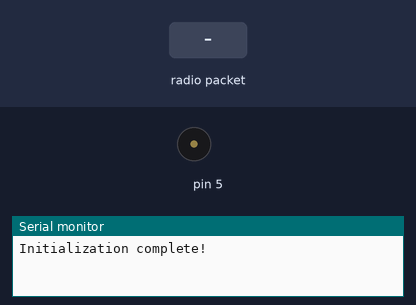
This sketch was run on a simulated Arduino Uno, built with avr-gcc and run on an emulated ATmega328P. Shown: buzzer (waves = sounding), the last lines printed to the serial monitor. The test bench sets the inputs (shaded band). Random numbers use the default seed unless the sketch sets one; no radio packets arrive unless stated.

Above: at 1.2 s.
1.3 s: radio packet "." arrives
At 1.47 s:
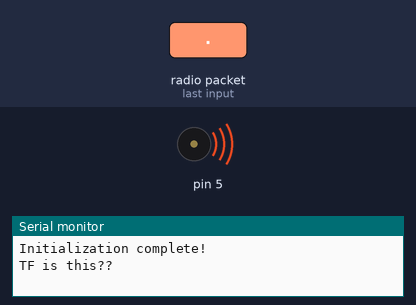
Timing chart, 0 to 4.3 s (numbered marks = the images above; inputs shaded):
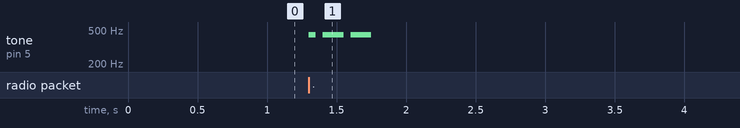

Measured:
- after the input at 1.3 s, tone on pin 5: silent → 440 Hz at once, then repeats every 0.20 s: silent 0.05 s, 440 Hz 0.15 s, until it stays silent from 1.8 s

The sketch:

rover.ino
```cpp
#include "packets.h"
#include <Wire.h>
#include <RH_RF95.h>
#include "Motors.h"
#include "Buzzer.h"

// Radio wiring and setup
#define RFM95_RST 11 // "A"
#define RFM95_CS 10 // "B"
#define RFM95_INT 6 // "D"
#define RF95_FREQ 915.0
RH_RF95 rf95(RFM95_CS, RFM95_INT);
uint8_t receive_buffer[RH_RF95_MAX_MESSAGE_LEN];
uint8_t receive_size;
uint8_t transmit_buffer[RH_RF95_MAX_MESSAGE_LEN];
uint8_t transmit_size;

// Buzzer setup
Buzzer buzzer(5);

// Global for general control mode
enum {TELEOP, DANCE, SLEEP} mode = TELEOP;

// if this is too large, then turn off the motors.
int last_joystick_packet = 0;

void dispatch() {
    // Get first 4 bytes as an int to know what type of struct is in the packet.
    // See `packets.h` for details on whats in each packet
    int packet_number = *((int *)receive_buffer);
    // NOTE this has to be an if/else instead of swtich/case so that variable can be declared inside
    if (packet_number == PAC_STRING) {
        // TODO this is untested. So are string on the groundstation
        Serial.println("Got a string, printing");
        Serial.println(((string_t*)receive_buffer)->string);
    } else if (packet_number == PAC_TRIPLET) {
        triplet_t* triplet;
        Serial.println("Got a triplet");
        triplet = (triplet_t *)receive_buffer;
    } else if (packet_number == PAC_JOYSTICK) {
        last_joystick_packet = millis();
        mode = TELEOP;
        joystick_t* joystick = (joystick_t*) receive_buffer;
        Serial.println((int) joystick->y1);
        Serial.println((int) joystick->y2);
        Motors::drive(joystick->y1, joystick->y2);
    } else if (packet_number == PAC_SENSOR) {
        Serial.println("Got a sensor? We're supposed to send those, not receive them.");
    } else if (packet_number == PAC_BUTTON) {
        // TODO update this with controller buttons since we ditched ps3 controller
        button_t* button = (button_t*) receive_buffer;
        button_code_t button_code = (button_code_t) button->button;
        if (button_code == BUTTON_SELECT) {
            mode = SLEEP;
        } else if (button_code == BUTTON_START) {
            mode = TELEOP;
        } else if (button_code == BUTTON_X) {
            mode = DANCE;
        } else {
            buzzer.warning("--");
        }
    } else {
        Serial.println("TF is this??");
        buzzer.warning(".--");
    }
}

void setup() {
    Serial.println("Initializing...");
    Serial.begin(9600);

    // Radio init. If either fails, error will loop forever beeping the error.
    if (!rf95.init()) {
        buzzer.error("..");
    }
    if (!rf95.setFrequency(RF95_FREQ)) {
        buzzer.error("---");
    }

    Motors::init();

    Serial.println("Initialization complete!");
}

int interval_start = 0;

void loop() {
    // TODO configure watchdog timer to reset in case some code is
    // accidentally blocking or (more likely) crashes the board.

    // If we haven't seen a joystick packet in .5 seconds, stop driving.
    if (millis() - last_joystick_packet > 500) {
        Motors::drive(0, 0);
        mode = SLEEP;
    }

    // In this mode, the motors run at a set speed, controlled by the joystick
    // TODO bug: under battery power, the left motor periodically stops at equally spaced intervals
    //            about 20 degrees apart. Probably a heat issue - needs resoldering or lower voltage
    //            power supply, not sure.
    if (mode == TELEOP) {
        Motors::runSpeed();
    }

    // In sleep mode, the motors are released so they don't draw any current
    if (mode == SLEEP) {
        Motors::release();
    }

    // In this mode, we use run() instead of runSpeed() and seek random positions.
    // TODO bug: often only one motor runs, but sometimes both do.
    // Purpose: This mode is made to show off the mode system and how a dispatch can affect loop control flow
    // in a non-blocking way.
    if (mode == DANCE) {
        Motors::dance();
        Motors::run();
    }

    // If available, receive a packet and act according to what's inside it
    // TODO add an "echo" protocol where a checksum is sent back after receiving
    //      so the ground station knows when messages aren't being received.
    if (rf95.available()) {
        receive_size = RH_RF95_MAX_MESSAGE_LEN;
        if (rf95.recv(receive_buffer, &receive_size)) {
            dispatch();
        }
    }

    // Every 10 seconds, send a test packet to the groundstation
    // In the future, this will be sensor data instead.
    if (millis() - interval_start > 10000) {
        interval_start = millis();
        // TODO uncomment this, repair it, and test it
        triplet_t foo;
        foo.type_spec = 1;
        foo.a = 1;
        foo.b = 2;
        foo.c = 3;
        // Horray unsafe casts!
        // Note that we don't actually have to copy to this buffer, we could pass the pointer to
        // foo directly into rf95.send. However, this feels like the better thing to do.
        // rf95.send might access that buffer later in an interrupt so I don't want to risk passing
        // it a pointer to stack memory.
        memcpy(transmit_buffer, &foo, sizeof(foo));
        transmit_size = sizeof(foo);
        rf95.send(transmit_buffer, sizeof(foo));
    }
}
```

Buzzer.cpp
```cpp
#include "Arduino.h"
#include "Buzzer.h"


/* Example Usage:
#include "Buzzer.h"
Buzzer buzzer(5);
void init() {}
void loop() {
    if (notable_thing)
        buzzer.warning(".");
    if (mildly_bad_thing)
        buzzer.warning("--");
    if (unfixable_bad_thing)
        buzzer.warning("---...");
}
*/

// this is how many milliseconds a dot takes.
#define DOT_UNIT 50

// Class stucture based on the cannonical tutorial:
// https://www.arduino.cc/en/Hacking/libraryTutorial

// Why do we buzz? well... It's really nice for audible warnings when somethings gone wrong and
// debugging time sequences (like radio back and forth). Maybe it's foolish but I like beepy tech.
// Helpful so you don't have to always have serial moniter connected. Problematic because it spends
// a LONG time busy when you warn, so motors stall and incoming radio packets get missed.

// init function
Buzzer::Buzzer(int pin) {
    pinMode(pin, OUTPUT);
    _pin = pin;
}

// Beeps string (such as ".-.--") once.
void Buzzer::warning(char* str) {
    for (; *str; str++) {
        //digitalWrite(LED_BUILTIN, HIGH);
        tone(_pin, 440);
        if (*str == '.') {
            delay(1*DOT_UNIT);
        } else {
            delay(3*DOT_UNIT);
        }
        //digitalWrite(LED_BUILTIN, LOW);
        noTone(_pin);
        delay(1*DOT_UNIT);
    }
    // Not 8 because of the 1 above
    delay(7*DOT_UNIT);
}

// same as warning but loops forever.
void Buzzer::error(char* str) {
    while (1) {
        this->warning(str);
    }
}
```

Buzzer.h
```cpp
#ifndef Buzzer_h
#define Buzzer_h

#include "Arduino.h"

class Buzzer
{
  public:
    Buzzer(int pin);
    void warning(char*);
    void error(char*);
  private:
    int _pin;
};

#endif
```

Motors.cpp
```cpp
#include <Arduino.h>
#include <Wire.h>
#include <AccelStepper.h>
#include <Adafruit_MotorShield.h>

/* Example Usage:
#include "Motors.h"
void init() {
    Motors::init();
}

void loop() {
    if (joystick_input) {
        Motors::drive(x, y);
    }

    if (driving_mode) {
        // Move at a set speed
        Motors::runSpeed();
    } else if (dancing_mode) {
        // Move to random positions
        Motors::dance();
        Motors::run();
    } else {
        // Stop supplying power to the motors to conserve energy or allow coasting
        Motors::release();
    }
}

=== NOTE: =====
Notice that the run functions have to be called repeatedly - if your code doesn't run them
constantly, then the motors won't step until they're called again.
Also be careful not to call both runSpeed and run in the same loop. They'll fight and create erratic
behavior. I had this bug until I added drive disabling and the current mode switching structure.
===============
*/

//step options: SINGLE, DOUBLE (more torque), INTERLEAVE (half speed, smoother), MICROSTEP
#define STEP_TYPE INTERLEAVE

namespace Motors {
    Adafruit_MotorShield motor_shield = Adafruit_MotorShield();
    // 200 steps per revolution  = 1.8 degree steppers
    Adafruit_StepperMotor *right_stepper = motor_shield.getStepper(200, 2);
    Adafruit_StepperMotor *left_stepper = motor_shield.getStepper(200, 1);

    // Create 4 functions to be called by AccelStepper. AccelStepper has a functional and a
    // pin-based intialization, and only the functional one can be used with an
    // Adafruit_StepperMotor since it's i2c and not GPIO pins.
    void left_one_step_forward() { left_stepper->onestep(FORWARD, STEP_TYPE); }
    void left_one_step_backward() { left_stepper->onestep(BACKWARD, STEP_TYPE); }
    void right_one_step_forward() { right_stepper->onestep(FORWARD, STEP_TYPE); }
    void right_one_step_backward() { right_stepper->onestep(BACKWARD, STEP_TYPE); }
    AccelStepper left_motor(left_one_step_forward, left_one_step_backward);
    AccelStepper right_motor(right_one_step_forward, right_one_step_backward);

    // non-blocking update function for using moveTo calls (like in dance)
    void run() {
        left_motor.run();
        right_motor.run();
    }

    // non-blocking update function for using setSpeed calls (like in drive)
    void runSpeed() {
        left_motor.runSpeed();
        right_motor.runSpeed();
    }

    // motors draw no power
    void release() {
        left_stepper->release();
        right_stepper->release();
    }

    // motors are set to random positions, call both dance and runSpeed in a loop to use.
    void dance() {
        if (left_motor.distanceToGo() == 0)
            left_motor.moveTo(random(-200, 200));
        if (right_motor.distanceToGo() == 0)
            right_motor.moveTo(random(-200, 200));
    }

    // set motor drive speed. Call this once then call runSpeed in a loop.
    void drive(int left_speed, int right_speed) {
        left_motor.setSpeed(left_speed);
        right_motor.setSpeed(right_speed);
    }

    void init() {
        motor_shield.begin();
        // This max speed is about as fast as it seems to want to run, but I think it could be run
        // much fast if stepped manually. I haven't fiddled with acceleration.
        left_motor.setMaxSpeed(9000.0);
        left_motor.setAcceleration(100.0);
        right_motor.setMaxSpeed(9000.0);
        right_motor.setAcceleration(100.0);
        drive(0, 0);
    }
}
```

Motors.h
```cpp
namespace Motors {
    void run();
    void runSpeed();
    void dance();
    void release();
    void drive(int left_speed, int right_speed);
    void init();
}
```

packets.h
```cpp
#ifndef rpt_h
#define rpt_h

// REMEMBER to update this when changing structs
enum packets{PAC_STRING = 0,  PAC_TRIPLET, PAC_JOYSTICK, PAC_SENSOR, PAC_BUTTON};


enum button_code_t {BUTTON_SELECT = 0, BUTTON_LEFT_STICK, BUTTON_RIGHT_STICK,
            BUTTON_START, BUTTON_UP, BUTTON_RIGHT, BUTTON_DOWN, BUTTON_LEFT,
            BUTTON_LEFT_TRIGGER, BUTTON_RIGHT_TRIGGER, BUTTON_LEFT_BUMPER, BUTTON_RIGHT_BUMPER,
            BUTTON_TRIANGLE, BUTTON_CIRCLE, BUTTON_X, BUTTON_SQUARE,
            BUTTON_META, BUTTON_UNKNOWN, BUTTON_NOT_SURE};

// IMPORTANT: Do not add any structs or typedefs in this file except these, they could break
// packet_parse.py and it is some seriously arcane bullshit you don't want to deal with.
// Also restrict struct fields to basic types (see type_tuple_to_struct_spec in
// packet_parse.py for a full list of allowed types) and character arrays
// Also, don't exceed 80 bytes with any of these

typedef struct {
    int type_spec; //0
    // This is a special type meant for sending debug strings
    char string[81];
} string_t;

typedef struct {
    int type_spec; //1
    int a; int b; int c;
} triplet_t;

typedef struct {
    int type_spec; //2
    float x1;
    float y1;
    float x2;
    float y2;
} joystick_t;

typedef struct {
    int type_spec; //3
    long altitude;

    float temperature;
    long lidar_distance;

    double gps_x;
    double gps_y;
    float orientation_x;
    float orientation_y;
    float orientation_z;
} sensor_data_t;

typedef struct {
    int type_spec; //3
    char button;
} button_t;

#endif
```
